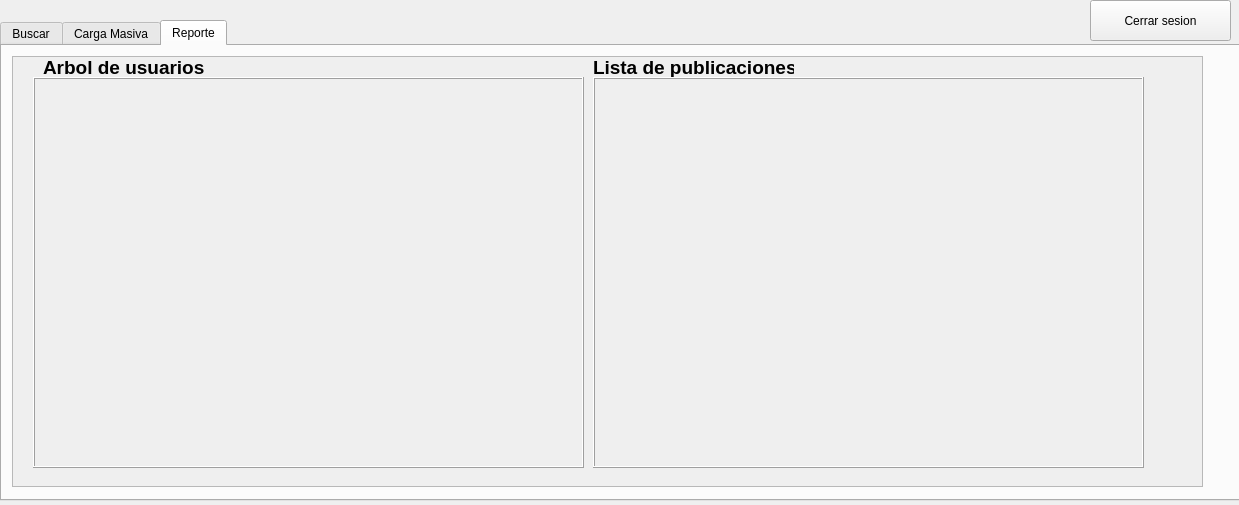
<?xml version="1.0" encoding="UTF-8"?>
<ui version="4.0">
 <class>Admin</class>
 <widget class="QDialog" name="Admin">
  <property name="geometry">
   <rect>
    <x>0</x>
    <y>0</y>
    <width>1239</width>
    <height>505</height>
   </rect>
  </property>
  <property name="windowTitle">
   <string>Dialog</string>
  </property>
  <widget class="QTabWidget" name="Reporte_Panel">
   <property name="geometry">
    <rect>
     <x>0</x>
     <y>20</y>
     <width>1241</width>
     <height>481</height>
    </rect>
   </property>
   <property name="currentIndex">
    <number>2</number>
   </property>
   <widget class="QWidget" name="tab">
    <attribute name="title">
     <string>Buscar</string>
    </attribute>
    <widget class="QScrollArea" name="scrollArea">
     <property name="geometry">
      <rect>
       <x>10</x>
       <y>10</y>
       <width>1191</width>
       <height>421</height>
      </rect>
     </property>
     <property name="widgetResizable">
      <bool>true</bool>
     </property>
     <widget class="QWidget" name="scrollAreaWidgetContents">
      <property name="geometry">
       <rect>
        <x>0</x>
        <y>0</y>
        <width>1189</width>
        <height>419</height>
       </rect>
      </property>
      <widget class="QFrame" name="frame_4">
       <property name="geometry">
        <rect>
         <x>0</x>
         <y>0</y>
         <width>1191</width>
         <height>421</height>
        </rect>
       </property>
       <property name="frameShape">
        <enum>QFrame::Shape::StyledPanel</enum>
       </property>
       <property name="frameShadow">
        <enum>QFrame::Shadow::Raised</enum>
       </property>
       <widget class="QLineEdit" name="lineEdit">
        <property name="geometry">
         <rect>
          <x>20</x>
          <y>20</y>
          <width>261</width>
          <height>24</height>
         </rect>
        </property>
       </widget>
       <widget class="QPushButton" name="pushButton">
        <property name="geometry">
         <rect>
          <x>300</x>
          <y>20</y>
          <width>80</width>
          <height>24</height>
         </rect>
        </property>
        <property name="text">
         <string>Buscar</string>
        </property>
       </widget>
       <widget class="QComboBox" name="comboBox">
        <property name="geometry">
         <rect>
          <x>670</x>
          <y>20</y>
          <width>121</width>
          <height>24</height>
         </rect>
        </property>
       </widget>
       <widget class="QPushButton" name="pushButton_2">
        <property name="geometry">
         <rect>
          <x>800</x>
          <y>20</y>
          <width>80</width>
          <height>24</height>
         </rect>
        </property>
        <property name="text">
         <string>Aplicar</string>
        </property>
       </widget>
       <widget class="QTableWidget" name="tableWidget">
        <property name="geometry">
         <rect>
          <x>20</x>
          <y>60</y>
          <width>1151</width>
          <height>341</height>
         </rect>
        </property>
        <attribute name="horizontalHeaderDefaultSectionSize">
         <number>191</number>
        </attribute>
        <column>
         <property name="text">
          <string>New Column</string>
         </property>
        </column>
        <column>
         <property name="text">
          <string>Nombres</string>
         </property>
        </column>
        <column>
         <property name="text">
          <string>Correo</string>
         </property>
        </column>
        <column>
         <property name="text">
          <string>Nacimiento</string>
         </property>
        </column>
        <column>
         <property name="text">
          <string/>
         </property>
        </column>
        <column>
         <property name="text">
          <string/>
         </property>
        </column>
       </widget>
       <widget class="QLabel" name="label_4">
        <property name="geometry">
         <rect>
          <x>600</x>
          <y>20</y>
          <width>61</width>
          <height>20</height>
         </rect>
        </property>
        <property name="font">
         <font>
          <pointsize>14</pointsize>
          <bold>true</bold>
         </font>
        </property>
        <property name="text">
         <string>Orden</string>
        </property>
       </widget>
      </widget>
     </widget>
    </widget>
   </widget>
   <widget class="QWidget" name="tab_2">
    <attribute name="title">
     <string>Carga Masiva</string>
    </attribute>
    <widget class="QFrame" name="frame">
     <property name="geometry">
      <rect>
       <x>100</x>
       <y>70</y>
       <width>291</width>
       <height>341</height>
      </rect>
     </property>
     <property name="frameShape">
      <enum>QFrame::Shape::Box</enum>
     </property>
     <property name="frameShadow">
      <enum>QFrame::Shadow::Raised</enum>
     </property>
     <widget class="QPushButton" name="Usuarios_boton_archivo">
      <property name="geometry">
       <rect>
        <x>100</x>
        <y>133</y>
        <width>91</width>
        <height>51</height>
       </rect>
      </property>
      <property name="text">
       <string>Buscar archivo</string>
      </property>
     </widget>
    </widget>
    <widget class="QFrame" name="frame_2">
     <property name="geometry">
      <rect>
       <x>460</x>
       <y>70</y>
       <width>291</width>
       <height>341</height>
      </rect>
     </property>
     <property name="frameShape">
      <enum>QFrame::Shape::Box</enum>
     </property>
     <property name="frameShadow">
      <enum>QFrame::Shadow::Raised</enum>
     </property>
     <widget class="QPushButton" name="Solicitudes_boton_archivo">
      <property name="geometry">
       <rect>
        <x>100</x>
        <y>130</y>
        <width>91</width>
        <height>51</height>
       </rect>
      </property>
      <property name="text">
       <string>Buscar archivo</string>
      </property>
     </widget>
    </widget>
    <widget class="QFrame" name="frame_3">
     <property name="geometry">
      <rect>
       <x>820</x>
       <y>70</y>
       <width>291</width>
       <height>341</height>
      </rect>
     </property>
     <property name="frameShape">
      <enum>QFrame::Shape::Box</enum>
     </property>
     <property name="frameShadow">
      <enum>QFrame::Shadow::Raised</enum>
     </property>
     <widget class="QPushButton" name="Publicaciones_boton_archivo">
      <property name="geometry">
       <rect>
        <x>100</x>
        <y>130</y>
        <width>91</width>
        <height>51</height>
       </rect>
      </property>
      <property name="text">
       <string>Buscar archivo</string>
      </property>
     </widget>
    </widget>
    <widget class="QLabel" name="label">
     <property name="geometry">
      <rect>
       <x>190</x>
       <y>40</y>
       <width>111</width>
       <height>20</height>
      </rect>
     </property>
     <property name="font">
      <font>
       <pointsize>18</pointsize>
       <bold>true</bold>
      </font>
     </property>
     <property name="text">
      <string>Usuarios</string>
     </property>
    </widget>
    <widget class="QLabel" name="label_2">
     <property name="geometry">
      <rect>
       <x>540</x>
       <y>40</y>
       <width>131</width>
       <height>20</height>
      </rect>
     </property>
     <property name="font">
      <font>
       <pointsize>18</pointsize>
       <bold>true</bold>
      </font>
     </property>
     <property name="text">
      <string>Solicitudes</string>
     </property>
    </widget>
    <widget class="QLabel" name="label_3">
     <property name="geometry">
      <rect>
       <x>880</x>
       <y>40</y>
       <width>161</width>
       <height>20</height>
      </rect>
     </property>
     <property name="font">
      <font>
       <pointsize>18</pointsize>
       <bold>true</bold>
      </font>
     </property>
     <property name="text">
      <string>Publicaciones</string>
     </property>
    </widget>
   </widget>
   <widget class="QWidget" name="tab_5">
    <attribute name="title">
     <string>Reporte</string>
    </attribute>
    <widget class="QScrollArea" name="scrollArea_2">
     <property name="geometry">
      <rect>
       <x>10</x>
       <y>10</y>
       <width>1191</width>
       <height>431</height>
      </rect>
     </property>
     <property name="widgetResizable">
      <bool>true</bool>
     </property>
     <widget class="QWidget" name="scrollAreaWidgetContents_2">
      <property name="geometry">
       <rect>
        <x>0</x>
        <y>0</y>
        <width>1189</width>
        <height>429</height>
       </rect>
      </property>
      <widget class="QFrame" name="frame_5">
       <property name="geometry">
        <rect>
         <x>20</x>
         <y>20</y>
         <width>551</width>
         <height>391</height>
        </rect>
       </property>
       <property name="frameShape">
        <enum>QFrame::Shape::Box</enum>
       </property>
       <property name="frameShadow">
        <enum>QFrame::Shadow::Raised</enum>
       </property>
      </widget>
      <widget class="QFrame" name="frame_6">
       <property name="geometry">
        <rect>
         <x>580</x>
         <y>20</y>
         <width>551</width>
         <height>391</height>
        </rect>
       </property>
       <property name="frameShape">
        <enum>QFrame::Shape::Box</enum>
       </property>
       <property name="frameShadow">
        <enum>QFrame::Shadow::Raised</enum>
       </property>
      </widget>
      <widget class="QLabel" name="label_5">
       <property name="geometry">
        <rect>
         <x>30</x>
         <y>0</y>
         <width>171</width>
         <height>20</height>
        </rect>
       </property>
       <property name="font">
        <font>
         <pointsize>14</pointsize>
         <bold>true</bold>
        </font>
       </property>
       <property name="text">
        <string>Arbol de usuarios</string>
       </property>
      </widget>
      <widget class="QLabel" name="label_6">
       <property name="geometry">
        <rect>
         <x>580</x>
         <y>0</y>
         <width>201</width>
         <height>20</height>
        </rect>
       </property>
       <property name="font">
        <font>
         <pointsize>14</pointsize>
         <bold>true</bold>
        </font>
       </property>
       <property name="text">
        <string>Lista de publicaciones</string>
       </property>
      </widget>
     </widget>
    </widget>
   </widget>
  </widget>
  <widget class="QPushButton" name="CerrarSesion_boton_2">
   <property name="geometry">
    <rect>
     <x>1090</x>
     <y>0</y>
     <width>141</width>
     <height>41</height>
    </rect>
   </property>
   <property name="text">
    <string>Cerrar sesion</string>
   </property>
  </widget>
 </widget>
 <resources/>
 <connections/>
</ui>
